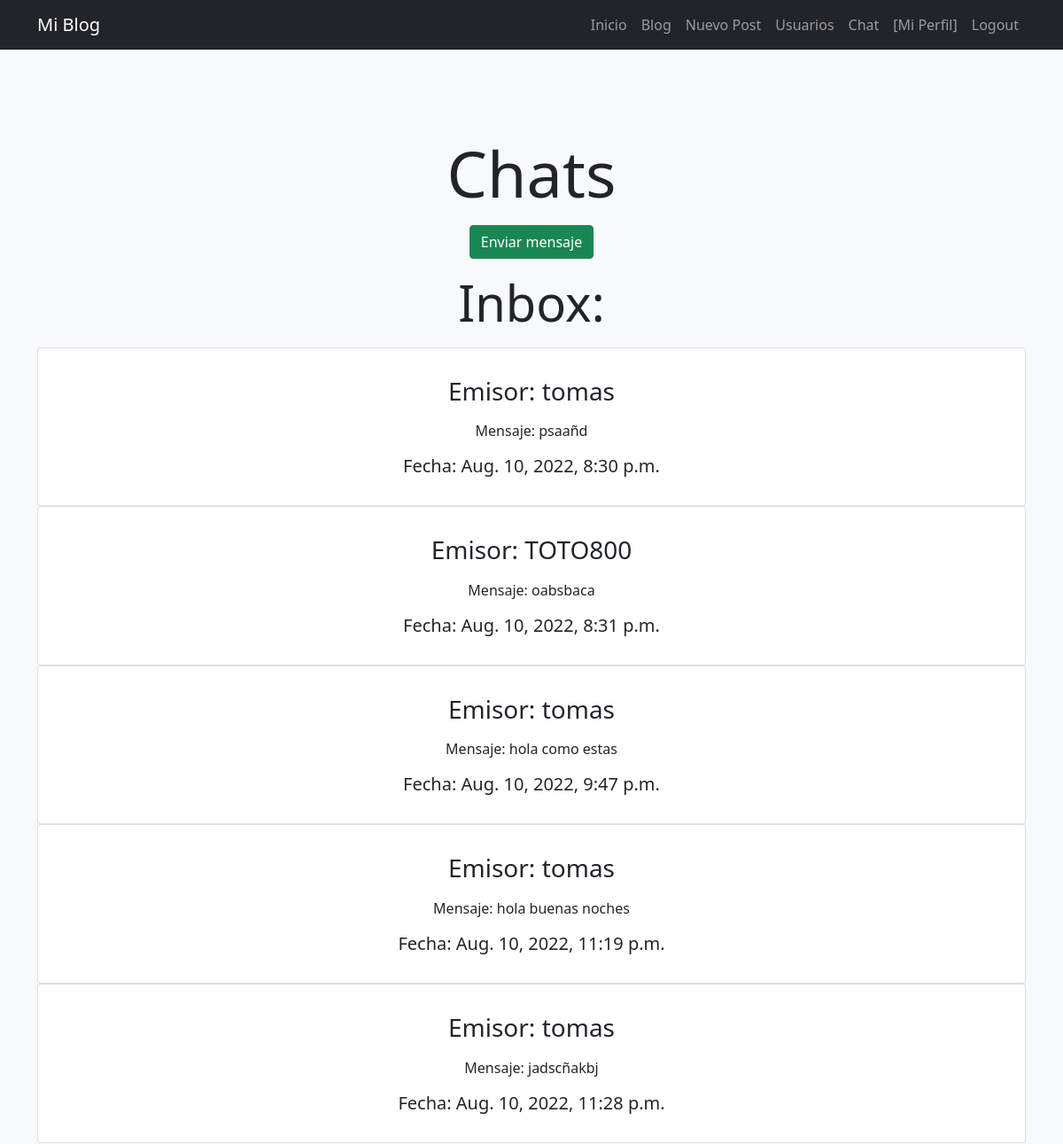
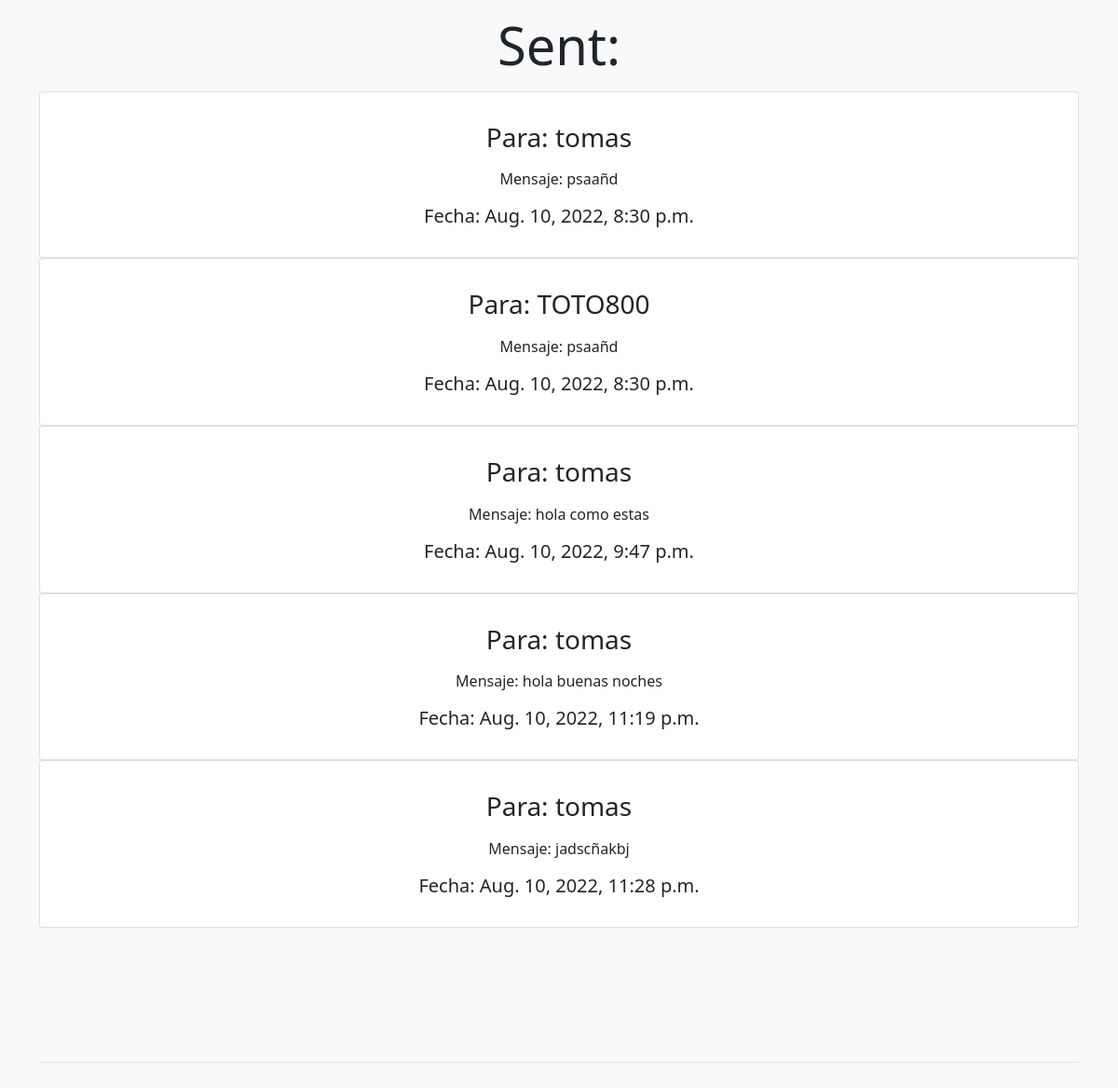
Page /chat (signed in) on the committed database (2 pictures, top to bottom).
### App1/models.py (models this page shows)
class Mensaje(models.Model):
    cuerpo=models.CharField(max_length=150)
    emisor = models.ForeignKey(User, on_delete=models.CASCADE, related_name='Emisor')
    receptor = models.ForeignKey(User, on_delete=models.CASCADE, related_name='Receptor')
    enviado = models.DateTimeField(auto_now_add=True)
    leido=models.BooleanField(default=False)

### App1/views.py (the view)
# urls.py: path('chat',chat,name='chat'),
@login_required
def chat(request):
    mensajes=Mensaje.objects.filter(receptor_id=request.user.id)
    mensajes_enviados=Mensaje.objects.filter(emisor_id=request.user.id)
    return render (request, 'chat.html', {'mensajes':mensajes,'mensajes_enviados':mensajes_enviados})

### App1/templates/chat.html (shortened to what this page needs)
{% extends 'logout.html' %}
{% block changeContent %}
<header class="py-5 bg-light border-bottom mb-4">
    <div class="container">
        <div class="text-center my-5">
            <h2 class="display-2">Chats</h2>
            <p><a  class="btn btn-success" href="{% url 'mandar_mensaje' %}" &amp;>Enviar mensaje</a></p>
            {% if mensajes %}
            <h2 class="display-4">Inbox: </h2>
                {% for mensaje in mensajes %}
                 <div class="card">
                  <div class="card-body">
                    <p><h3>Emisor: {{mensaje.emisor}}</h3></p>
                    <p>Mensaje: {{mensaje.cuerpo}}</p>
                    <p><h5>Fecha: {{mensaje.enviado}}</h5></p>
                  </div>
                </div>
                {% endfor %}
            {% else %}
            <h2 class="display-4" style="text-align: center;">No recibiste mensajes </h2>
            {% endif %}
            {% if mensajes_enviados %}
            <h2 class="display-4" style="text-align: center;">Sent: </h2>
                {% for mensaje in mensajes_enviados %}
                 <div class="card" >
                  <div class="card-body">
                    <p><h3>Para: {{mensaje.receptor}}</h3></p>
                    <p>Mensaje: {{mensaje.cuerpo}}</p>
                    <p><h5>Fecha: {{mensaje.enviado}}</h5></p>
                  </div>
                 </div>
                {% endfor %}
            {% else %}
                <h2 class="display-4" style="text-align: center;">No enviaste mensajes </h2>
            {% endif %}
{% endblock %}

### rows in the picture
Mensaje: emisor "tomas", cuerpo "psaañd", enviado "Aug. 10, 2022, 8:30 p.m.", receptor "tomas"
Mensaje: emisor "TOTO800", cuerpo "oabsbaca", enviado "Aug. 10, 2022, 8:31 p.m."
Mensaje: emisor "tomas", cuerpo "hola como estas", enviado "Aug. 10, 2022, 9:47 p.m.", receptor "tomas"
Mensaje: emisor "tomas", cuerpo "hola buenas noches", enviado "Aug. 10, 2022, 11:19 p.m.", receptor "tomas"
Mensaje: emisor "tomas", cuerpo "jadscñakbj", enviado "Aug. 10, 2022, 11:28 p.m.", receptor "tomas"
Mensaje: receptor "TOTO800", cuerpo "psaañd", enviado "Aug. 10, 2022, 8:30 p.m."
